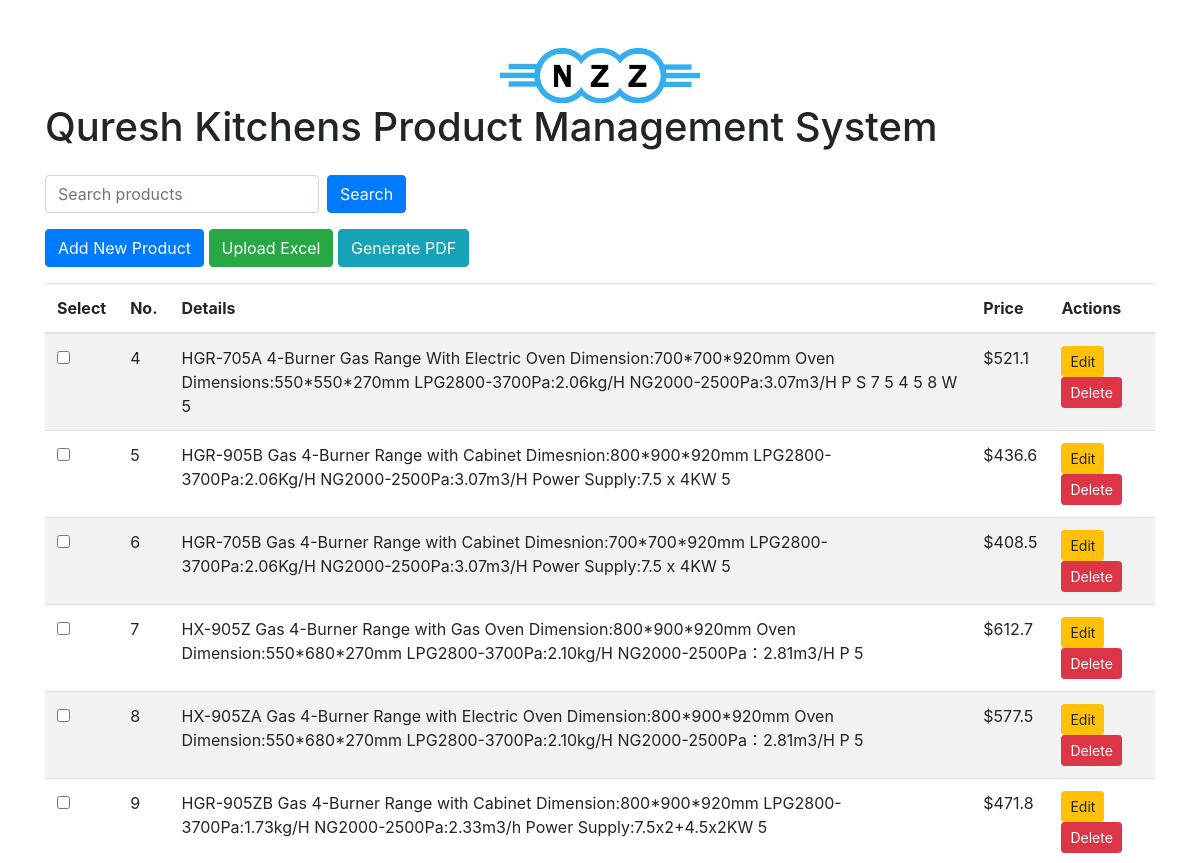
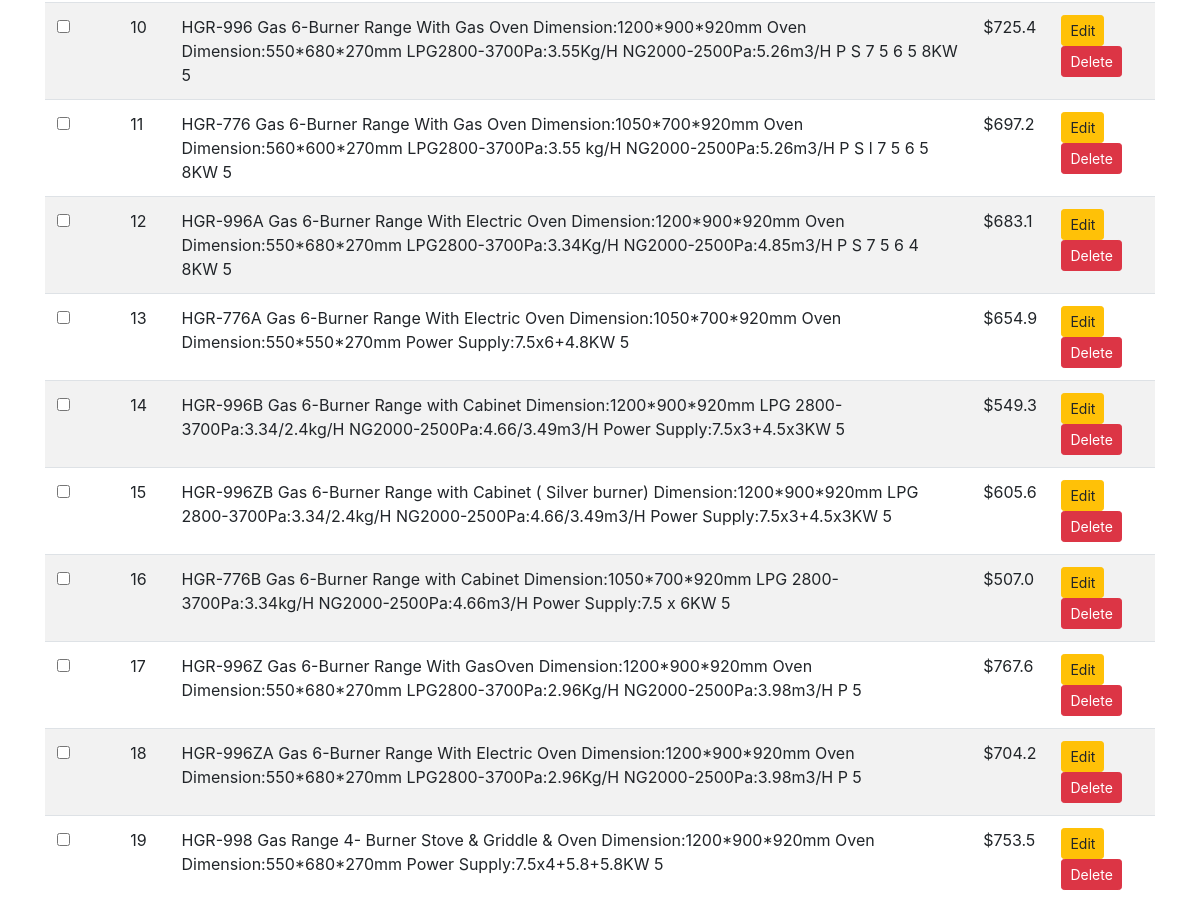
The app's page /excel_to_db/ with its own data (2 pictures, top to bottom).
### Quresh_Database/models.py (models this page shows, shortened)
class Product(db.Model):
    id = db.Column(db.Integer, primary_key=True)
    no = db.Column(db.Integer, unique=True, nullable=False)
    details = db.Column(db.Text, nullable=True)
    price = db.Column(db.Float, nullable=False)
    created_at = db.Column(db.DateTime(timezone=True), server_default=db.func.now())

### Quresh_Database/__init__.py (the view)
@project1.route('/', methods=['GET'])
def index():
    search_query = request.args.get('search', '').strip()
    if search_query:
        products = Product.query.filter(
            db.or_(
                Product.product_name.ilike(f'%{search_query}%'),
                Product.unique_model_code.ilike(f'%{search_query}%'),
                Product.specification.ilike(f'%{search_query}%')
            )
        ).all()
    else:
        products = Product.query.all()
    return render_template('Quresh_Database/index.html', products=products, search_query=search_query)

### Quresh_Database/__init__.py (called while the page is built)
@project1.app_template_filter('highlight')
def highlight_filter(text, search_term):
    if not search_term:
        return text
    highlighted = text.replace(search_term, f'<span class="highlight">{search_term}</span>')
    return highlighted

### Quresh_Database/templates/Quresh_Database/index.html (shortened to what this page needs)
<!DOCTYPE html>
<html lang="en">
<head>
    <link rel="stylesheet" href="https://stackpath.bootstrapcdn.com/bootstrap/4.5.2/css/bootstrap.min.css">
</head>
<body>
    <div class="container mt-5">
        <div class="text-center">
            <img src="{{ url_for('excel_to_db.static', filename='logo.jpeg') }}" alt="Quresh Kitchens Logo" style="max-width: 200px;">
        </div>
        <h1 class="mb-4">Quresh Kitchens Product Management System</h1>
        <div class="mb-3">
            <form action="{{ url_for('excel_to_db.index') }}" method="get" class="form-inline mb-3">
                <input type="text" name="search" class="form-control mr-2" placeholder="Search products" value="{{ search_query }}">
                <button type="submit" class="btn btn-primary">Search</button>
            </form>
            <a href="{{ url_for('excel_to_db.add_product') }}" class="btn btn-primary">Add New Product</a>
            <a href="{{ url_for('excel_to_db.upload_excel') }}" class="btn btn-success">Upload Excel</a>
            <button id="generate_pdf" class="btn btn-info">Generate PDF</button>
        </div>
        <table class="table table-striped">
            <thead>
                <tr>
                    <th>Select</th>
                    <th>No.</th>
                    <th>Details</th>
                    <th>Price</th>
                    <th>Actions</th>
                </tr>
            </thead>
            <tbody>
                {% for product in products %}
                <tr>
                    <td><input type="checkbox" class="product-select" data-id="{{ product.id }}"></td>
                    <td>{{ product.no }}</td>
                    <td>{{ product.details | highlight(search_query) | safe }}</td>
                    <td>${{ product.price }}</td>
                    <td>
                        <a href="{{ url_for('excel_to_db.edit_product', product_id=product.id) }}" class="btn btn-sm btn-warning">Edit</a>
                        <form action="{{ url_for('excel_to_db.delete_product', product_id=product.id) }}" method="post" style="display:inline;">
                            <button type="submit" class="btn btn-sm btn-danger" onclick="return confirm('Are you sure you want to delete this product?')">Delete</button>
                        </form>
                    </td>
                </tr>
                {% endfor %}
            </tbody>
        </table>
    </div>
</body>
</html>

### records on screen
Product: no "4", details|highlight "HGR-705A 4-Burner Gas Range With Electric Oven Dimension:700*700*920mm Oven Dimensions:550*550*270mm LPG2800-3700Pa:2.06kg/H NG2000-2500Pa:3.07m3/H P S 7 5 4 5 8 W 5", price "521.1"
Product: no "5", details|highlight "HGR-905B Gas 4-Burner Range with Cabinet Dimesnion:800*900*920mm LPG2800-3700Pa:2.06Kg/H NG2000-2500Pa:3.07m3/H Power Supply:7.5 x 4KW 5", price "436.6"
Product: no "6", details|highlight "HGR-705B Gas 4-Burner Range with Cabinet Dimesnion:700*700*920mm LPG2800-3700Pa:2.06Kg/H NG2000-2500Pa:3.07m3/H Power Supply:7.5 x 4KW 5", price "408.5"
Product: no "7", details|highlight "HX-905Z Gas 4-Burner Range with Gas Oven Dimension:800*900*920mm Oven Dimension:550*680*270mm LPG2800-3700Pa:2.10kg/H NG2000-2500Pa：2.81m3/H P 5", price "612.7"
Product: no "8", details|highlight "HX-905ZA Gas 4-Burner Range with Electric Oven Dimension:800*900*920mm Oven Dimension:550*680*270mm LPG2800-3700Pa:2.10kg/H NG2000-2500Pa：2.81m3/H P 5", price "577.5"
Product: no "9", details|highlight "HGR-905ZB Gas 4-Burner Range with Cabinet Dimension:800*900*920mm LPG2800-3700Pa:1.73kg/H NG2000-2500Pa:2.33m3/h Power Supply:7.5x2+4.5x2KW 5", price "471.8"
Product: no "10", details|highlight "HGR-996 Gas 6-Burner Range With Gas Oven Dimension:1200*900*920mm Oven Dimension:550*680*270mm LPG2800-3700Pa:3.55Kg/H NG2000-2500Pa:5.26m3/H P S 7 5 6 5 8KW 5", price "725.4"
Product: no "11", details|highlight "HGR-776 Gas 6-Burner Range With Gas Oven Dimension:1050*700*920mm Oven Dimension:560*600*270mm LPG2800-3700Pa:3.55 kg/H NG2000-2500Pa:5.26m3/H P S l 7 5 6 5 8KW 5", price "697.2"
Product: no "12", details|highlight "HGR-996A Gas 6-Burner Range With Electric Oven Dimension:1200*900*920mm Oven Dimension:550*680*270mm LPG2800-3700Pa:3.34Kg/H NG2000-2500Pa:4.85m3/H P S 7 5 6 4 8KW 5", price "683.1"
Product: no "13", details|highlight "HGR-776A Gas 6-Burner Range With Electric Oven Dimension:1050*700*920mm Oven Dimension:550*550*270mm Power Supply:7.5x6+4.8KW 5", price "654.9"
Product: no "14", details|highlight "HGR-996B Gas 6-Burner Range with Cabinet Dimension:1200*900*920mm LPG 2800-3700Pa:3.34/2.4kg/H NG2000-2500Pa:4.66/3.49m3/H Power Supply:7.5x3+4.5x3KW 5", price "549.3"
Product: no "15", details|highlight "HGR-996ZB Gas 6-Burner Range with Cabinet ( Silver burner) Dimension:1200*900*920mm LPG 2800-3700Pa:3.34/2.4kg/H NG2000-2500Pa:4.66/3.49m3/H Power Supply:7.5x3+4.5x3KW 5", price "605.6"
Product: no "16", details|highlight "HGR-776B Gas 6-Burner Range with Cabinet Dimension:1050*700*920mm LPG 2800-3700Pa:3.34kg/H NG2000-2500Pa:4.66m3/H Power Supply:7.5 x 6KW 5", price "507.0"
Product: no "17", details|highlight "HGR-996Z Gas 6-Burner Range With GasOven Dimension:1200*900*920mm Oven Dimension:550*680*270mm LPG2800-3700Pa:2.96Kg/H NG2000-2500Pa:3.98m3/H P 5", price "767.6"
Product: no "18", details|highlight "HGR-996ZA Gas 6-Burner Range With Electric Oven Dimension:1200*900*920mm Oven Dimension:550*680*270mm LPG2800-3700Pa:2.96Kg/H NG2000-2500Pa:3.98m3/H P 5", price "704.2"
Product: no "19", details|highlight "HGR-998 Gas Range 4- Burner Stove & Griddle & Oven Dimension:1200*900*920mm Oven Dimension:550*680*270mm Power Supply:7.5x4+5.8+5.8KW 5", price "753.5"
